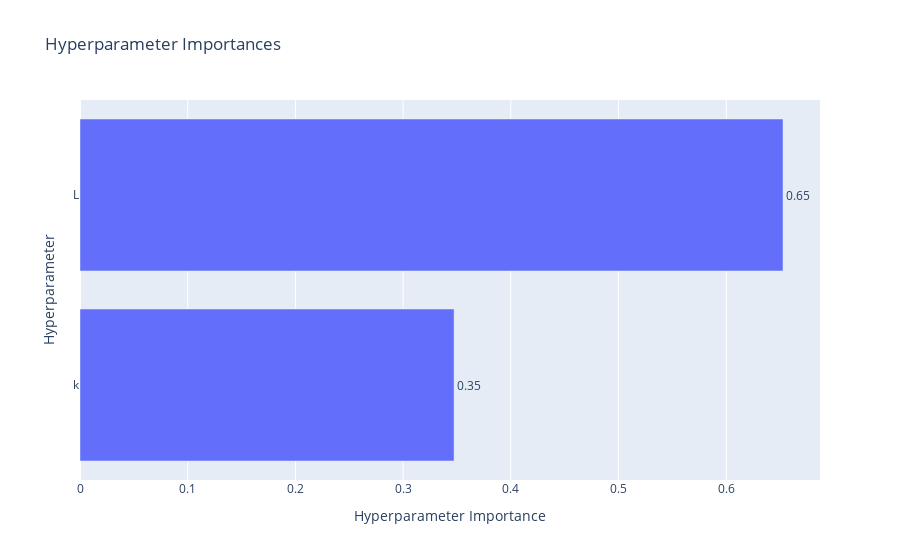

The notebook cell this image was saved under:
### Code cell
from optuna.visualization import plot_optimization_history, plot_param_importances

plot_optimization_history(study)
plot_param_importances(study)

### Figure 1 — Plotly figure (JSON) as saved in the notebook; plotly's stock layout.template omitted (floating-point values rounded to 4 significant figures)
{"data": [{"cliponaxis": false, "hovertemplate": ["k (IntDistribution): 0.347314258350525<extra></extra>", "L (IntDistribution): 0.652685741649475<extra></extra>"], "name": "Objective Value", "orientation": "h", "text": ["0.35", "0.65"], "textposition": "outside", "type": "bar", "x": [0.3473, 0.6527], "y": ["k", "L"]}], "layout": {"title": {"text": "Hyperparameter Importances"}, "xaxis": {"title": {"text": "Hyperparameter Importance"}}, "yaxis": {"title": {"text": "Hyperparameter"}}}}
